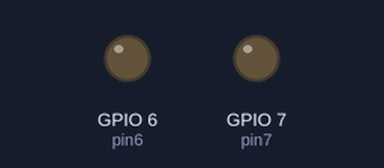
A sketch run on a simulated ESP8266 (NodeMCU). Shown: output pins drawn as LEDs (lit = HIGH).

Above: at 0.0 s.
At 5.1 s:
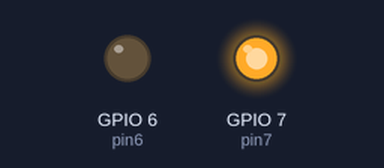
Timing chart, 0 to 8.5 s (numbered marks = the images above):
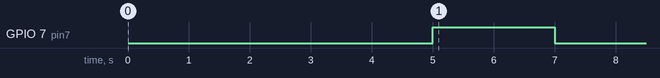

The sketch:

NodeMCU.ino
```cpp
// Node MCU
#include <ESP8266WiFi.h>
#include <WiFiClient.h>
#include <ESP8266WebServer.h>

const char* ssid="NodeMCU";
const char* password="snoopdogg";

ESP8266WebServer server(80);

const int pin7 = 7;
const int pin6 = 6;

String command;

// Servo
#include <Servo.h>
Servo myservo;
int position;

void setup() {
  Serial.begin(115200);

  // Connecting WiFi
  WiFi.mode(WIFI_AP);
  WiFi.softAP(ssid);

  IPAddress myIP = WiFi.softAPIP();
  // Serial.print("AP IP address: ");
  // Serial.println(myIP);

  // Starting WEB-server
  server.on ( "/", HTTP_handleRoot );
  server.onNotFound ( HTTP_handleRoot );
  server.begin();

  pinMode(pin7, OUTPUT);
  pinMode(pin6, OUTPUT);

  // Servo
  //myservo.attach(16);

  // pinMode(LED_BUILTIN, OUTPUT);

  // digitalWrite(LED_BUILTIN, LOW);
  // delay(500);
  // digitalWrite(LED_BUILTIN, HIGH);
  // delay(500);
  // digitalWrite(LED_BUILTIN, LOW);
  // delay(500);
  // digitalWrite(LED_BUILTIN, HIGH);
  // delay(500);
  // digitalWrite(LED_BUILTIN, LOW);
  // delay(500);
  // digitalWrite(LED_BUILTIN, HIGH);
  // delay(500);

  delay(5000);

  digitalWrite(pin7, HIGH);
  digitalWrite(pin6, LOW);
  delay(2000);
  digitalWrite(pin7, LOW);
  digitalWrite(pin6, LOW);
  delay(2000);
}

void loop() {
  server.handleClient();

  //command = server.arg("State");
  command = Serial.read();

  // front
  if (String(command) == "f") {
    Serial.println(command);
    digitalWrite(pin7, LOW);
    digitalWrite(pin6, HIGH);
  }
  //Back
  else if (String(command) == "s") {
    digitalWrite(pin7, HIGH);
    digitalWrite(pin6, LOW);
  }
  else if (String(command) == "b") {
    digitalWrite(pin7, LOW);
    digitalWrite(pin6, LOW);
  }
  // Left
  if (command == "L") {
    for (position = 180; position >= 0; position -= 2) {
      myservo.write(position);
      delay(5);
    };
  }
  // right
  else if (command == "R") {
    for (position = 0; position <= 180; position += 2) {
      myservo.write(position);
      delay(5);
    };
  }
}

void HTTP_handleRoot(void) {

  if( server.hasArg("State") ){
    //Serial.println(server.arg("State"));
  }
  server.send ( 200, "text/html", "" );
  delay(1);
}
```
